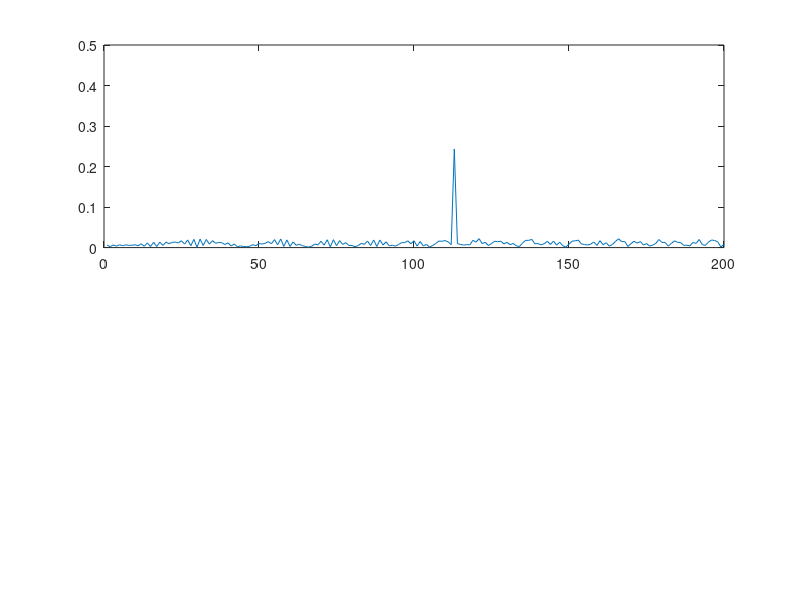
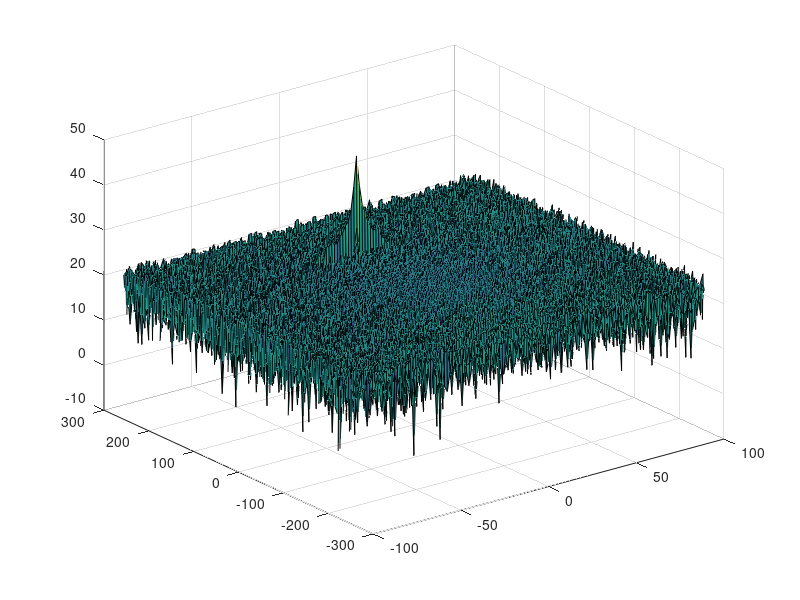

The MATLAB source for these figures, in order: (Note: this script raises an error after producing the figures.)
clear all
clc;

%% Radar Specifications 
%%%%%%%%%%%%%%%%%%%%%%%%%%%
% Frequency of operation = 77GHz
% Max Range = 200m
% Range Resolution = 1 m
% Max Velocity = 100 m/s
%%%%%%%%%%%%%%%%%%%%%%%%%%%

%speed of light = 3e8
%% User Defined Range and Velocity of target
% *%TODO* :
% define the target's initial position and velocity. Note : Velocity
% remains contant
 
R = 112;
v = -5;

%% FMCW Waveform Generation

% *%TODO* :
%Design the FMCW waveform by giving the specs of each of its parameters.
% Calculate the Bandwidth (B), Chirp Time (Tchirp) and Slope (slope) of the FMCW
% chirp using the requirements above.
B = 3e8 / ( 2 * 1);
Tchirp = 5.5 * 2 * 200 / 3e8;
slope = B / Tchirp;

%Operating carrier frequency of Radar 
fc= 77e9;             %carrier freq

                                                          
%The number of chirps in one sequence. Its ideal to have 2^ value for the ease of running the FFT
%for Doppler Estimation. 
Nd=128;                   % #of doppler cells OR #of sent periods % number of chirps

%The number of samples on each chirp. 
Nr=1024;                  %for length of time OR # of range cells

% Timestamp for running the displacement scenario for every sample on each
% chirp
t=linspace(0,Nd*Tchirp,Nr*Nd); %total time for samples


%Creating the vectors for Tx, Rx and Mix based on the total samples input.
Tx=zeros(1,length(t)); %transmitted signal
Rx=zeros(1,length(t)); %received signal
Mix = zeros(1,length(t)); %beat signal

%Similar vectors for range_covered and time delay.
r_t=zeros(1,length(t));
td=zeros(1,length(t));


%% Signal generation and Moving Target simulation
% Running the radar scenario over the time. 
newRange = R;
timeSample = Tchirp / Nr;
for i=1:length(t)         
    
    
    % *%TODO* :
    %For each time stamp update the Range of the Target for constant velocity. 
    newRange = newRange + v * timeSample;
    
    % *%TODO* :
    %For each time sample we need update the transmitted and
    %received signal. 
    a = slope;
    Tx(i) = cos(2 * pi * (fc * t(i) + a * t(i) ^ 2 / 2));
    n = Tchirp / Nr;
    delay = newRange * 2 / 3e8;
    Rx(i) = cos(2 * pi * (fc * (t(i) - delay) + a * (t(i) - delay) ^ 2 / 2));

    % *%TODO* :
    %Now by mixing the Transmit and Receive generate the beat signal
    %This is done by element wise matrix multiplication of Transmit and
    %Receiver Signal
    Mix(i) = Tx(i).*Rx(i);
end

%% RANGE MEASUREMENT


 % *%TODO* :
%reshape the vector into Nr*Nd array. Nr and Nd here would also define the size of
%Range and Doppler FFT respectively.
reMix = reshape(Mix, [Nr, Nd]);

 % *%TODO* :
%run the FFT on the beat signal along the range bins dimension (Nr) and
%normalize.
signal_fft = fft(reMix(:,1)) / Nr;

 % *%TODO* :
% Take the absolute value of FFT output
signal_fft = abs(signal_fft);

 % *%TODO* :
% Output of FFT is double sided signal, but we are interested in only one side of the spectrum.
% Hence we throw out half of the samples.
signal_fft = signal_fft(1:Nr / 2 + 1);

%plotting the range
figure ('Name','Range from First FFT')
subplot(2,1,1)

 % *%TODO* :
 % plot FFT output 
plot(signal_fft);
 
axis ([0 200 0 0.5]);



%% RANGE DOPPLER RESPONSE
% The 2D FFT implementation is already provided here. This will run a 2DFFT
% on the mixed signal (beat signal) output and generate a range doppler
% map.You will implement CFAR on the generated RDM


% Range Doppler Map Generation.

% The output of the 2D FFT is an image that has reponse in the range and
% doppler FFT bins. So, it is important to convert the axis from bin sizes
% to range and doppler based on their Max values.

Mix=reshape(Mix,[Nr,Nd]);

% 2D FFT using the FFT size for both dimensions.
sig_fft2 = fft2(Mix,Nr,Nd);

% Taking just one side of signal from Range dimension.
sig_fft2 = sig_fft2(1:Nr/2,1:Nd);
sig_fft2 = fftshift (sig_fft2);
RDM = abs(sig_fft2);
RDM = 10*log10(RDM) ;

%use the surf function to plot the output of 2DFFT and to show axis in both
%dimensions
doppler_axis = linspace(-100,100,Nd);
range_axis = linspace(-200,200,Nr/2)*((Nr/2)/400);
figure,surf(doppler_axis,range_axis,RDM);

%% CFAR implementation

%Slide Window through the complete Range Doppler Map

% *%TODO* :
%Select the number of Training Cells in both the dimensions.
trainNr = 100;
trainNd = 10;

% *%TODO* :
%Select the number of Guard Cells in both dimensions around the Cell under 
%test (CUT) for accurate estimation
guardNr = 10;
guardNd = 2;

% *%TODO* :
% offset the threshold by SNR value in dB
offset = 10;

% *%TODO* :
%Create a vector to store noise_level for each iteration on training cells
noise_level = zeros(Nr / 2, Nd);
signal_detect = zeros(Nr / 2, Nd);
orgsignal_detect = zeros(Nr / 2, Nd);

% *%TODO* :
%design a loop such that it slides the CUT across range doppler map by
%giving margins at the edges for Training and Guard Cells.
%For every iteration sum the signal level within all the training
%cells. To sum convert the value from logarithmic to linear using db2pow
%function. Average the summed values for all of the training
%cells used. After averaging convert it back to logarithimic using pow2db.
%Further add the offset to it to determine the threshold. Next, compare the
%signal under CUT with this threshold. If the CUT level > threshold assign
%it a value of 1, else equate it to 0.
T = (trainNr + guardNr + 1) * (trainNd + guardNd + 1) - (guardNr + 1) * (guardNd + 1);
for i = 1:(Nr / 2 - (guardNr + trainNr + 1)) 
    for j = 1:(Nd - (guardNd + trainNd + 1))
        % Use RDM[x,y] as the matrix from the output of 2D FFT for implementing
        % CFAR
        data_set = (RDM(i : i + trainNr + guardNr + 1, j : j + trainNd + guardNd + 1));
    
        overall_sum = sum(data_set, 'all');
        guardwithcut_sum = sum(data_set(trainNr / 2 : (trainNr / 2) + guardNr + 1 , trainNd / 2 : (trainNd / 2) + guardNd + 1), 'all');
        train_sum = overall_sum - guardwithcut_sum;
        train_mean = train_sum / T;

        th = (train_mean) + offset;
    
        if data_set(trainNr + guardNr + 1, trainNd + guardNd + 1) > th
            signal = 1;
            orgsignal_detect(trainNr + guardNr + i, trainNd + guardNd + j) = RDM(trainNr + guardNr + i, trainNd + guardNd + j);
        else
            signal = 0;
        end
        
        noise_level(trainNr + guardNr + i, trainNd + guardNd + j) = th;
        signal_detect(trainNr + guardNr + i, trainNd + guardNd + j) = signal;

    end
end
% *%TODO* :
% The process above will generate a thresholded block, which is smaller 
%than the Range Doppler Map as the CUT cannot be located at the edges of
%matrix. Hence,few cells will not be thresholded. To keep the map size same
% set those values to 0. 
 








% *%TODO* :
%display the CFAR output using the Surf function like we did for Range
%Doppler Response output.
figure,surf(doppler_axis,range_axis,orgsignal_detect);
colorbar;


 
 